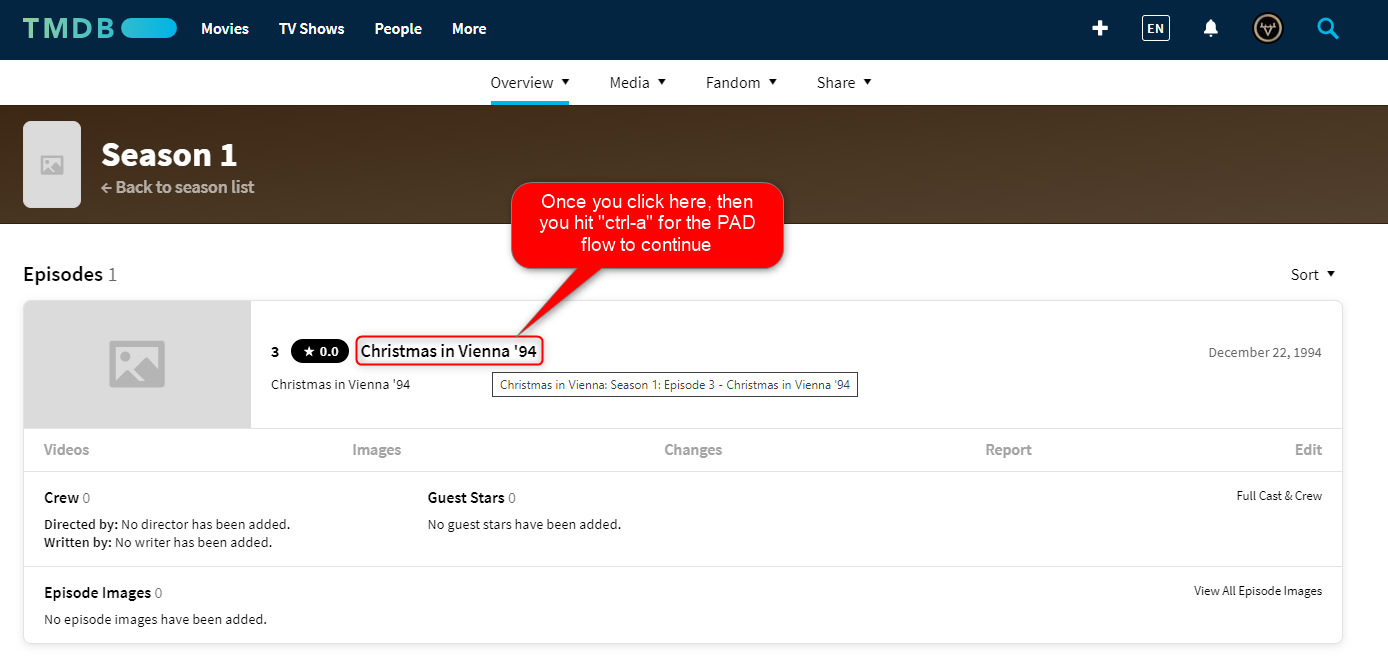
#> input picture images/Convert_Error-_No_TMDb_ID_Found_for_IMDb_ID.png, 1388 x 669 px
$ python collage.py ../../images   (older library calls are emulated)
#> lines starting #> are read from the running program, lines starting #| are printed output that depends on the picture
### pyprogs/plex_stuff_helpers.py
"""Small shared helpers for the standalone scripts; importing has no side effects."""

from datetime import datetime
import glob
import logging
import os
from pathlib import Path
import sys


def log_configuration():
    return (
        int(os.getenv("MAX_LOG_FILES", 10)),
        Path(sys.argv[0]).stem,
        "logs",
        datetime.now().strftime("%Y%m%d_%H%M%S_%f")[:-3],
    )


def configure_logging():
    settings = log_configuration()
    _, name, directory, timestamp = settings
    Path(directory).mkdir(exist_ok=True)
    logging.basicConfig(
        filename=Path(directory) / f"{name}_{timestamp}.log",
        level=getattr(logging, os.getenv("LOG_LEVEL", "INFO").upper()),
        format="%(asctime)s - %(levelname)s - %(message)s",
    )
    return settings


def prune_logs(directory, name, limit):
    limit = max(1, limit)
    logs = sorted(glob.glob(os.path.join(directory, f"{glob.escape(name)}_*.log")))
    if len(logs) > limit:
        logging.info("existing_logs: %s > max_log_files: %s", len(logs), limit)
        for old_log in logs[:-limit]:
            os.remove(old_log)
    return limit


def get_formatted_duration(seconds):
    units = [("day", 86400), ("hour", 3600), ("minute", 60), ("second", 1)]
    result = []
    for name, unit_seconds in units:
        value, seconds = divmod(seconds, unit_seconds)
        if value > 0:
            suffix = "" if value == 1 else "s"
            result.append(f"{int(value):.0f} {name}{suffix}")
    if result:
        return " ".join(result)
    milliseconds = seconds * 1000
    suffix = "" if milliseconds == 1 else "s"
    return f"{milliseconds:.3f} millisecond{suffix}"


# [43 lines left out: functions connect_plex, determine_image_mode, append_people_log, initialize_people_outputs, not called in this run]

### pyprogs/collage/collage.py
import argparse
import logging
import math
import os
import sys
import time
from datetime import datetime as dt
from dotenv import load_dotenv
from PIL import Image, ImageDraw, ImageFont
from pathlib import Path

sys.path.insert(0, str(Path(__file__).resolve().parents[1]))
from plex_stuff_helpers import configure_logging, get_formatted_duration, prune_logs, log_configuration


max_log_files, script_name, logs_directory, timestamp = log_configuration()


def configure_runtime():
    """Load optional local configuration and initialize CLI output."""
    global logs_directory, max_log_files, script_name, timestamp
    load_dotenv()

    max_log_files, script_name, logs_directory, timestamp = configure_logging()


def clean_up_old_logs():
    global max_log_files
    max_log_files = prune_logs(logs_directory, script_name, max_log_files)


def str_to_bool(value):
    if isinstance(value, bool):
        return value
    if value.lower() in {"true", "t", "yes", "y", "1"}:
        return True
    elif value.lower() in {"false", "f", "no", "n", "0"}:
        return False
    else:
        raise argparse.ArgumentTypeError(f"Invalid boolean value: {value}")


def get_image_files(folder_path):
    folder_path = os.fsdecode(folder_path)
    return sorted(
        f
        for f in os.listdir(folder_path)
        if os.path.isfile(os.path.join(folder_path, f))
        and f.lower().endswith((".jpg", ".jpeg", ".png"))
        and not f.startswith("!_")
    )


def create_image_grid(
    folder_path,
    num_columns,
    thumb_size,
    show_text,
    save_output_folder,
    save_original_folder,
    output_format,
    jpg_quality,
):
#> called with folder_path = '../../images', num_columns = 1, thumb_size = (200, 200), show_text = True, save_output_folder = True, save_original_folder = False, output_format = 'JPG', jpg_quality = 95
    if num_columns < 1 or min(thumb_size) < 1:
        raise ValueError("Columns and thumbnail dimensions must be positive")
    thumb_width, thumb_height = thumb_size
    # Determine text color based on show_text value
    text_color = (255, 255, 255) if show_text else (0, 0, 0)

    # Retrieve the image files in the folder
    files = get_image_files(folder_path)

    # Check if there are no image files
    if not files:
        print(f"No image files found in the folder: {os.fsdecode(folder_path)}")
        logging.info(f"No image files found in the folder: {os.fsdecode(folder_path)}")
        return None  # or any other action you want to take

    # Calculate the number of rows needed based on the number of columns and the number of images
    num_rows = len(files) // num_columns + (len(files) % num_columns > 0)

    # Create a new blank image to hold the grid
    grid_size = (num_columns * thumb_size[0], num_rows * (thumb_size[1] + 20) + 20)
    grid_image = Image.new("RGB", grid_size, (0, 0, 0))
#> grid_image: PIL image 200x460 RGB; every value is 0

    # Create a drawing context
    draw = ImageDraw.Draw(grid_image)

    # Calculate the font size based on the size of the thumbnail image
    font_size = max(int(thumb_height / 16), 8)  # Ensure a minimum font size of 8
    font_size = 12
    try:
        font = ImageFont.truetype("arial.ttf", size=font_size)
    except OSError:
        font = ImageFont.load_default()
        if isinstance(font, ImageFont.FreeTypeFont):
            font = font.font_variant(size=font_size)

    # Loop through each image and add it to the grid
    for i, file in enumerate(files):
        # Open the image and resize it to the thumbnail size
        image_path = os.path.join(os.fsdecode(folder_path), file)  # Decode folder_path to string
        with Image.open(image_path) as source:
#> source is the input picture: PIL image 1388x669 RGBA; mean R, G, B, A 199.4, 193.6, 193, 255
            image = source.convert("RGB")
        # Replace this line
        # image.thumbnail(thumb_size, Image.ANTIALIAS)

        # With one of these alternatives:
        image.thumbnail(thumb_size, Image.Resampling.LANCZOS)
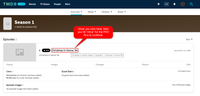
#> image: PIL image 200x96 RGB; mean R, G, B 199.1, 193.2, 192.6
        # image.thumbnail(thumb_size, Image.BOX)

        # Calculate the position of the image on the grid
        col_index = i % num_columns
        row_index = i // num_columns
        x = col_index * thumb_size[0]
        y = row_index * (thumb_size[1] + 20) + 20
        x_offset = (thumb_size[0] - image.size[0]) // 2
#> x_offset = 0
        y_offset = (thumb_size[1] - image.size[1]) // 2
#> y_offset = 52

        # Calculate the position of the filename text
        filename = os.path.splitext(file)[0]
        # Replace this line
        # text_width, text_height = font.getsize(filename)

        # With one of these alternatives:
        # text_width, text_height = font.getbbox(filename)
        text_bbox = font.getbbox(filename)
        text_width = text_bbox[2] - text_bbox[0]
        text_height = text_bbox[3] - text_bbox[1]

        text_x = x + (thumb_size[0] - text_width - 20) // 2 + 10
        text_y = y + thumb_size[1] + 5
        box_width = thumb_size[0] - 20
        box_height = text_height
        text_y = y + thumb_size[1] + 5

        # Paste the thumbnail onto the grid
        grid_image.paste(image, (x + x_offset, y + y_offset))
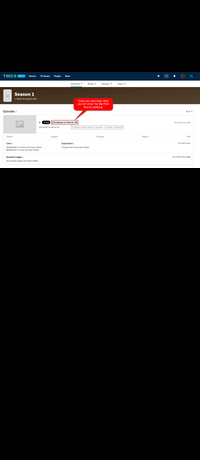
#> grid_image: PIL image 200x460 RGB; mean R, G, B 41.5, 40.3, 40.2

        # Add the filename under the image
        draw.rectangle((x + 10, text_y - 2, x + 10 + box_width, text_y + box_height + 2), fill=(0, 0, 0))
        draw.text((text_x, text_y), filename, font=font, fill=text_color)

    # Draw vertical lines
    for i in range(num_columns + 1):
        x = i * thumb_size[0]
        draw.line((x, 0, x, grid_size[1]), fill=(0, 0, 0))

    # Draw horizontal lines
    for i in range(num_rows + 1):
        y = i * (thumb_size[1] + 20) + 20
        draw.line((0, y, grid_size[0], y), fill=(0, 0, 0))

    # Create an output folder based on the script location
    output_folder = os.path.join(os.path.dirname(os.path.abspath(__file__)), "output")
    if not os.path.exists(output_folder):
        os.makedirs(output_folder)

    print(f"save_output_folder: {save_output_folder}")
    print(f"save_original_folder: {save_original_folder}")

    # Save in the output folder with a timestamp if specified
    if save_output_folder:
        timestamp = dt.now().strftime("%Y%m%d%H%M%S")
        final_image_name = f"!_{os.path.basename(os.fsdecode(folder_path))}_grid_{timestamp}"
        final_image_path_output = os.path.join(output_folder, final_image_name + f".{output_format.lower()}")
        if output_format.upper() == "JPG":
            grid_image.save(
                final_image_path_output,
                format="JPEG" if output_format.upper() == "JPG" else output_format,
                quality=jpg_quality,
            )
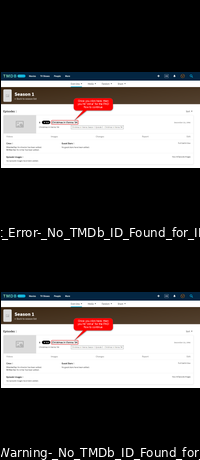
#> saved as !_images_grid_20261121075821.jpg: PIL image 200x460 RGB; mean R, G, B 85.4, 82.9, 82.7
        elif output_format.upper() == "WEBP":
            grid_image.save(
                final_image_path_output,
                format="JPEG" if output_format.upper() == "JPG" else output_format,
                lossless=True,
            )
        else:
            grid_image.save(final_image_path_output, format="JPEG" if output_format.upper() == "JPG" else output_format)
        print(f"Final grid image saved in the output folder as {final_image_path_output}")
        logging.info(f"Final grid image saved in the output folder as {final_image_path_output}")

    # Save in the original folder if specified
    if save_original_folder:
        final_image_name = f"!_{os.path.basename(os.fsdecode(folder_path))}_grid"
        final_image_path_original = os.path.join(
            os.fsdecode(folder_path), final_image_name + f".{output_format.lower()}"
        )
        if output_format.upper() == "JPG":
            grid_image.save(
                final_image_path_original,
                format="JPEG" if output_format.upper() == "JPG" else output_format,
                quality=jpg_quality,
            )
        elif output_format.upper() == "WEBP":
            grid_image.save(
                final_image_path_original,
                format="JPEG" if output_format.upper() == "JPG" else output_format,
                lossless=True,
            )
        else:
            grid_image.save(
                final_image_path_original, format="JPEG" if output_format.upper() == "JPG" else output_format
            )
        print(f"Final grid image saved in the original folder as {final_image_path_original}")
        logging.info(f"Final grid image saved in the original folder as {final_image_path_original}")

    return grid_image


if __name__ == "__main__":
    configure_runtime()
    start_time = time.time()
    parser = argparse.ArgumentParser(description="Create a grid of thumbnails from a folder of images.")
    parser.add_argument("folder_path", type=str, help="Path to the folder containing images")
    parser.add_argument(
        "--num_columns", type=int, default=None, help="Number of columns (default is sqrt of the number of files)"
    )
    parser.add_argument("--thumb_width", type=int, default=200, help="Thumbnail width (default 200)")
    parser.add_argument("--thumb_height", type=int, default=200, help="Thumbnail height (default 200)")
    parser.add_argument("--show_text", default=True, help="Show text under images")
    parser.add_argument("--show_image", action="store_true", help="Show the grid image")
    parser.add_argument(
        "--save_output_folder", default=True, type=str_to_bool, help="Save the grid image in the output folder"
    )
    parser.add_argument(
        "--save_original_folder", default=False, type=str_to_bool, help="Save the grid image in the original folder"
    )
    parser.add_argument(
        "--output_format", type=str, choices=["PNG", "JPG", "WEBP"], default="JPG", help="Output format (default JPG)"
    )
    parser.add_argument("--jpg_quality", type=int, default=95, help="Quality for JPG format (default 95)")

    args = parser.parse_args()

    # Log the command along with its arguments

    # Encode the folder path to handle non-ASCII characters
    folder_path = args.folder_path

    # Check if the folder exists
    if not os.path.exists(folder_path):
        print(f"Error: The specified folder '{args.folder_path}' does not exist.")
        logging.error(f"Error: The specified folder '{args.folder_path}' does not exist.")
    else:
        # List files in the folder
        files = get_image_files(folder_path)
        num_columns = args.num_columns if args.num_columns is not None else max(1, int(math.sqrt(len(files))))
        thumb_size = (args.thumb_width, args.thumb_height)
        # Ensure show_text defaults to True if not specified
        show_text = args.show_text if args.show_text is not None else True

        # Create the image grid
        grid_image = create_image_grid(
            folder_path,
            num_columns,
            thumb_size,
            show_text,
            args.save_output_folder,
            args.save_original_folder,
            args.output_format,
            args.jpg_quality,
        )

        # Call the clean_up_old_logs function
        clean_up_old_logs()

        # Show the grid image if specified
        if args.show_image and grid_image is not None:
            grid_image.show()

        end_time = time.time()  # Record the end time after script execution
        script_duration = end_time - start_time

        print(f"Script duration: {get_formatted_duration(script_duration)}")
        logging.info(f"Script duration: {get_formatted_duration(script_duration)}")
